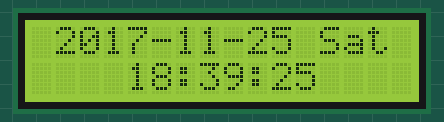
This sketch was run on a simulated Arduino Uno, built for the host (arithmetic inside an expression is 32-bit, double 64-bit). Parts: 16×2 character LCD. The local clock reads 2024-03-15 10:24:30 at power-on unless the sketch sets it; what the sketch prints to the serial monitor is not drawn.

Above: at 0.1 s.
At 4.1 s:
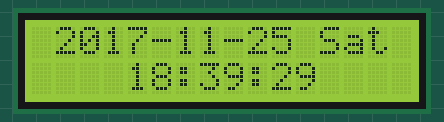
At 9.2 s:
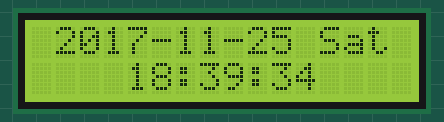
At 19.3 s:
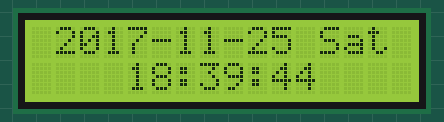
At 28.3 s:
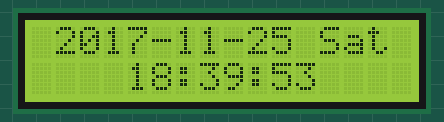
At 38.4 s:
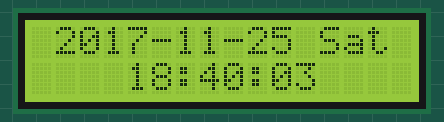

Measured:
- what the display in image 1 shows lasts 1.0 s, from 4.1 s to 5.1 s

The sketch:

code_DS1302_and_LCD1602.ino
```cpp
// (licence header left out)
#include <stdio.h>
#include <string.h>
#include <DS1302.h>
#include <LiquidCrystal.h>

const uint8_t CE_PIN   = A3;
const uint8_t IO_PIN   = A4;
const uint8_t SCLK_PIN = A5;

char day[10];
int numdata[7] ={0};
DS1302 rtc(CE_PIN, IO_PIN, SCLK_PIN);
LiquidCrystal lcd(12,11,10,5,4,3,2);
/**
* Function       print_time
* @author        liusen
* @date          2017.11.14
* @brief         Print time to serial port
* @param[in]     void
* @retval        void
* @par History
*/
void print_time()
{
    char buf[30];
    Time t = rtc.time();
    memset(day, 0, sizeof(day));
    switch (t.day)
    {
    case 1: strcpy(day, "Sunday"); break;
    case 2: strcpy(day, "Monday"); break;
    case 3: strcpy(day, "Tuesday"); break;
    case 4: strcpy(day, "Wednesday"); break;
    case 5: strcpy(day, "Thursday"); break;
    case 6: strcpy(day, "Friday"); break;
    case 7: strcpy(day, "Saturday"); break;
    }
    snprintf(buf, sizeof(buf), "%s %04d-%02d-%02d %02d:%02d:%02d", day, t.yr, t.mon, t.date, t.hr, t.min, t.sec);
    Serial.println(buf);
}

/**
* Function       print_time
* @author        liusen
* @date          2017.11.14
* @brief         LCD1602 display
* @param[in]     void
* @retval        void
* @par History
*/
void display_time()
{
    char  temp[30] = {0};
    Time t = rtc.time();
    char week[5];
    switch (t.day)
    {
      case 1:  strcpy(week , "Sun"); break;
      case 2:  strcpy(week ,"Mon"); break;
      case 3:  strcpy(week ,"Tues"); break;
      case 4:  strcpy(week ,"Wed"); break;
      case 5:  strcpy(week ,"Thur"); break;
      case 6:  strcpy(week ,"Fri"); break;
      case 7:  strcpy(week ,"Sat"); break;
    }

    snprintf(temp, sizeof(temp), "%02d-%02d-%02d %s", t.yr, t.mon, t.date, week); //t.yr, t.mon, t.date, t.hr, t.min, t.sec ,week
    lcd.setCursor(1,0);
    lcd.print(temp);
    snprintf(temp, sizeof(temp), "%02d:%02d:%02d", t.hr, t.min, t.sec );
    lcd.setCursor(4,1);
    lcd.print(temp);
}
/**
* Function       setup
* @author        liusen
* @date          2017.11.14
* @brief         Initialization configure
* @param[in]     void
* @retval        void
* @par History
*/
void setup()
{

    Serial.begin(9600);   //The baud rate is 9600
    rtc.write_protect(false);  //turn off write protection
    rtc.halt(false);

    lcd.begin(16, 2); //Define 1602 liquid crystal display range is 2 rows and 16 columns of characters
    lcd.home();//Move the cursor back to the upper left corner, that is, output from the beginning
    lcd.clear();

    Time t(2017, 11, 25, 18, 39, 25, 7);
    rtc.time(t);
    rtc.write_protect(true); // turn on write protection

}
/**
* Function       loop
* @author        liusen
* @date          2017.11.14
* @brief         Print and display the current time
* @param[in]     void
* @retval        void
* @par History
*/
void loop()
{
    print_time();
    display_time();
    delay(1000);
}
```
